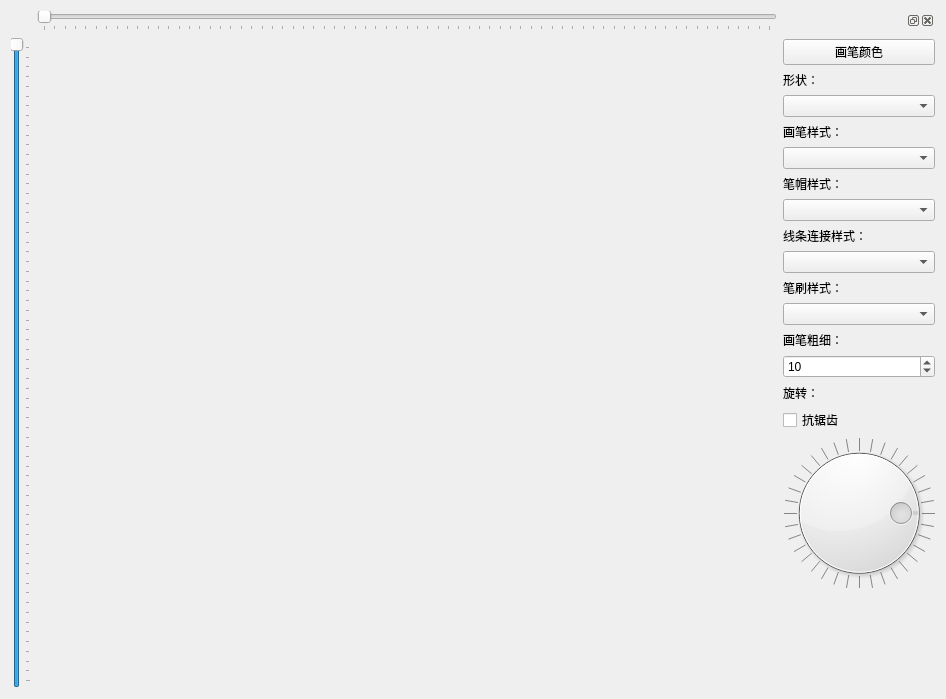
<?xml version="1.0" encoding="UTF-8"?>
<ui version="4.0">
 <class>Widget</class>
 <widget class="QWidget" name="Widget">
  <property name="geometry">
   <rect>
    <x>0</x>
    <y>0</y>
    <width>946</width>
    <height>699</height>
   </rect>
  </property>
  <property name="windowTitle">
   <string>Widget</string>
  </property>
  <layout class="QGridLayout" name="gridLayout">
   <item row="0" column="2" rowspan="2">
    <widget class="QDockWidget" name="dockWidget">
     <property name="sizePolicy">
      <sizepolicy hsizetype="Fixed" vsizetype="Preferred">
       <horstretch>0</horstretch>
       <verstretch>0</verstretch>
      </sizepolicy>
     </property>
     <property name="minimumSize">
      <size>
       <width>152</width>
       <height>531</height>
      </size>
     </property>
     <property name="maximumSize">
      <size>
       <width>270</width>
       <height>524287</height>
      </size>
     </property>
     <widget class="QWidget" name="dockWidgetContents">
      <layout class="QGridLayout" name="gridLayout_3">
       <property name="leftMargin">
        <number>0</number>
       </property>
       <property name="rightMargin">
        <number>0</number>
       </property>
       <item row="0" column="0" colspan="2">
        <layout class="QGridLayout" name="gridLayout_2">
         <item row="1" column="1">
          <widget class="QLabel" name="label">
           <property name="text">
            <string>形状：</string>
           </property>
           <property name="alignment">
            <set>Qt::AlignLeading|Qt::AlignLeft|Qt::AlignVCenter</set>
           </property>
          </widget>
         </item>
         <item row="5" column="1">
          <widget class="QLabel" name="label_4">
           <property name="text">
            <string>笔帽样式：</string>
           </property>
           <property name="alignment">
            <set>Qt::AlignLeading|Qt::AlignLeft|Qt::AlignVCenter</set>
           </property>
          </widget>
         </item>
         <item row="3" column="1">
          <widget class="QLabel" name="label_2">
           <property name="text">
            <string>画笔样式：</string>
           </property>
           <property name="alignment">
            <set>Qt::AlignLeading|Qt::AlignLeft|Qt::AlignVCenter</set>
           </property>
          </widget>
         </item>
         <item row="2" column="1">
          <widget class="QComboBox" name="com_shape">
           <property name="currentIndex">
            <number>-1</number>
           </property>
          </widget>
         </item>
         <item row="4" column="1">
          <widget class="QComboBox" name="com_penStyle"/>
         </item>
         <item row="14" column="1">
          <widget class="QCheckBox" name="checkBox">
           <property name="text">
            <string>抗锯齿</string>
           </property>
          </widget>
         </item>
         <item row="9" column="1">
          <widget class="QLabel" name="label_6">
           <property name="text">
            <string>笔刷样式：</string>
           </property>
           <property name="alignment">
            <set>Qt::AlignLeading|Qt::AlignLeft|Qt::AlignVCenter</set>
           </property>
          </widget>
         </item>
         <item row="10" column="1">
          <widget class="QComboBox" name="com_brushStyle">
           <property name="toolTip">
            <string>在不封闭的图形中无效，如直线、弧形等</string>
           </property>
          </widget>
         </item>
         <item row="8" column="1">
          <widget class="QComboBox" name="com_penJoinStyle">
           <property name="toolTip">
            <string>线条连接样式（在单条直线或有弧形的图形无效，如圆角矩形、椭圆）</string>
           </property>
          </widget>
         </item>
         <item row="12" column="1">
          <widget class="QSpinBox" name="spinBox">
           <property name="singleStep">
            <number>1</number>
           </property>
           <property name="value">
            <number>10</number>
           </property>
          </widget>
         </item>
         <item row="6" column="1">
          <widget class="QComboBox" name="com_penCapStyle">
           <property name="toolTip">
            <string>线条收头样式（绘制封闭形状时无效，如矩形、圆形等）</string>
           </property>
          </widget>
         </item>
         <item row="0" column="1">
          <widget class="QPushButton" name="but_color">
           <property name="text">
            <string>画笔颜色</string>
           </property>
          </widget>
         </item>
         <item row="7" column="1">
          <widget class="QLabel" name="label_5">
           <property name="text">
            <string>线条连接样式：</string>
           </property>
           <property name="alignment">
            <set>Qt::AlignLeading|Qt::AlignLeft|Qt::AlignVCenter</set>
           </property>
          </widget>
         </item>
         <item row="13" column="1">
          <widget class="QLabel" name="label_10">
           <property name="text">
            <string>旋转：</string>
           </property>
           <property name="alignment">
            <set>Qt::AlignLeading|Qt::AlignLeft|Qt::AlignVCenter</set>
           </property>
          </widget>
         </item>
         <item row="11" column="1">
          <widget class="QLabel" name="label_3">
           <property name="text">
            <string>画笔粗细：</string>
           </property>
           <property name="alignment">
            <set>Qt::AlignLeading|Qt::AlignLeft|Qt::AlignVCenter</set>
           </property>
          </widget>
         </item>
         <item row="15" column="1">
          <widget class="QDial" name="dial_rotate">
           <property name="minimumSize">
            <size>
             <width>150</width>
             <height>150</height>
            </size>
           </property>
           <property name="maximum">
            <number>360</number>
           </property>
           <property name="value">
            <number>270</number>
           </property>
           <property name="sliderPosition">
            <number>270</number>
           </property>
           <property name="orientation">
            <enum>Qt::Horizontal</enum>
           </property>
           <property name="wrapping">
            <bool>true</bool>
           </property>
           <property name="notchTarget">
            <double>10.000000000000000</double>
           </property>
           <property name="notchesVisible">
            <bool>true</bool>
           </property>
          </widget>
         </item>
        </layout>
       </item>
       <item row="3" column="1">
        <spacer name="verticalSpacer">
         <property name="orientation">
          <enum>Qt::Vertical</enum>
         </property>
         <property name="sizeHint" stdset="0">
          <size>
           <width>20</width>
           <height>247</height>
          </size>
         </property>
        </spacer>
       </item>
      </layout>
     </widget>
    </widget>
   </item>
   <item row="1" column="1">
    <widget class="RenderArea" name="widget" native="true"/>
   </item>
   <item row="0" column="1">
    <widget class="QSlider" name="horizontalSlider_origin">
     <property name="toolTip">
      <string>原点水平偏移</string>
     </property>
     <property name="maximum">
      <number>700</number>
     </property>
     <property name="orientation">
      <enum>Qt::Horizontal</enum>
     </property>
     <property name="tickPosition">
      <enum>QSlider::TicksBelow</enum>
     </property>
    </widget>
   </item>
   <item row="1" column="0">
    <widget class="QSlider" name="verticalSlider_origin">
     <property name="toolTip">
      <string>原点垂直偏移</string>
     </property>
     <property name="maximum">
      <number>653</number>
     </property>
     <property name="value">
      <number>653</number>
     </property>
     <property name="orientation">
      <enum>Qt::Vertical</enum>
     </property>
     <property name="tickPosition">
      <enum>QSlider::TicksBelow</enum>
     </property>
    </widget>
   </item>
  </layout>
 </widget>
 <customwidgets>
  <customwidget>
   <class>RenderArea</class>
   <extends>QWidget</extends>
   <header>renderarea.h</header>
   <container>1</container>
  </customwidget>
 </customwidgets>
 <resources/>
 <connections/>
</ui>
